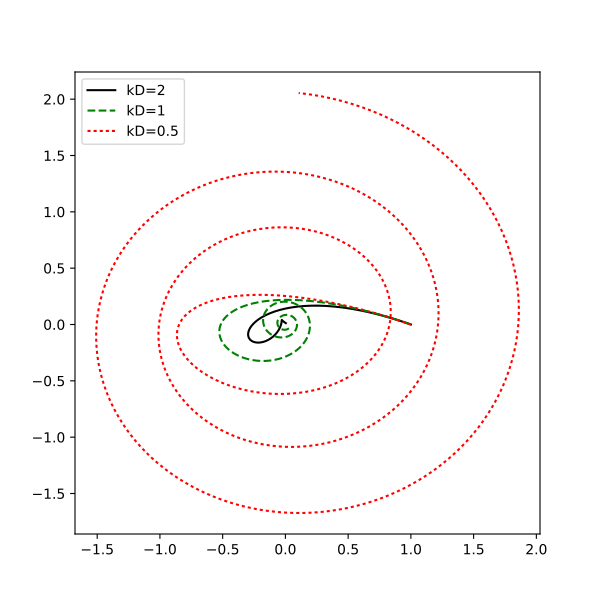

This figure's Python source:
import matplotlib.pyplot as plt
import numpy as np
from plotting import *

def PID(x,I,dx,KP,KI,KD):
    u = -np.dot(KP,x)-np.dot(KI,I)-np.dot(KD,dx)
    return u

def PID_trajectory(A,B,c,D,x0,dx0,KP,KI,KD,dt=1e-3,T=10,xdes=None,dxdes=None):
    """
    For 2nd order system Ax + Bdx + c + Du and PID controller
    Returns dictionary of trajectories
    [t(t), x(t), I(t), dx(t), ddx(t), u(t), uP(t), uI(t), uD(t)]"""
    x = x0.copy()
    dx = dx0.copy()
    I = np.zeros(len(x0))
    res = dict((idx,[]) for idx in ['t','xdes','dxdes','x','I','dx','ddx','u','uP','uI','uD'])
    t = 0
    while t < T:
        xd = xdes(t) if xdes is not None else np.zeros(len(x0))
        dxd = dxdes(t) if dxdes is not None else np.zeros(len(x0))
        u = PID(x-xd,I,dx-dxd,KP,KI,KD)
        ddx = np.dot(A,x-xd) + np.dot(B,dx-dxd) + c + np.dot(D,u)
        res['t'].append(t)
        res['x'].append(x.copy())
        if xdes is not None:
            res['xdes'].append(xd)
        if dxdes is not None:
            res['dxdes'].append(dxd)
        res['I'].append(I)
        res['dx'].append(dx.copy())
        res['u'].append(u)
        res['ddx'].append(ddx.copy())
        res['uP'].append(-np.dot(KP,x-xd))
        res['uD'].append(-np.dot(KD,dx-dxd))
        res['uI'].append(-np.dot(KI,I))
        I += dt*(x-xd)
        t += dt
        x += dx*dt
        dx += ddx*dt
    return res

        
A=np.zeros((2,2))
A[1,0] = 0.4
A[0,1] = -0.4
B=np.zeros((2,2))
B[1,0] = 0
B[0,1] = -0
c=np.zeros(2)
#c[1] = 0.5
D=np.eye(2)*1
x0=np.array([1.,0.])
dx0=np.array([0.,0.])
res1 = PID_trajectory(A,B,c,D,x0=x0,dx0=dx0,KP=np.eye(2)*1,KI=np.eye(2)*0.25,KD=np.eye(2)*2,dt=0.01,T=20)
res2 = PID_trajectory(A,B,c,D,x0=x0,dx0=dx0,KP=np.eye(2)*1,KI=np.eye(2)*0.25,KD=np.eye(2)*1,dt=0.01,T=20)
res3 = PID_trajectory(A,B,c,D,x0=x0,dx0=dx0,KP=np.eye(2)*1,KI=np.eye(2)*0.25,KD=np.eye(2)*0.5,dt=0.01,T=20)
#plotmulti([res1,res1],['x','x'],['x','x'],[0,1],['black','green','red','blue'])
plt.figure(figsize=(6,6))
plotxy([res1,res2,res3],['kD=2','kD=1','kD=0.5'],['x','x','x'],[0,1],['black','green','red','blue'])
#plotxy([res1,res1],['x','u'],['x','u'],[0,1],['black','green','red','blue'])
plt.show()
